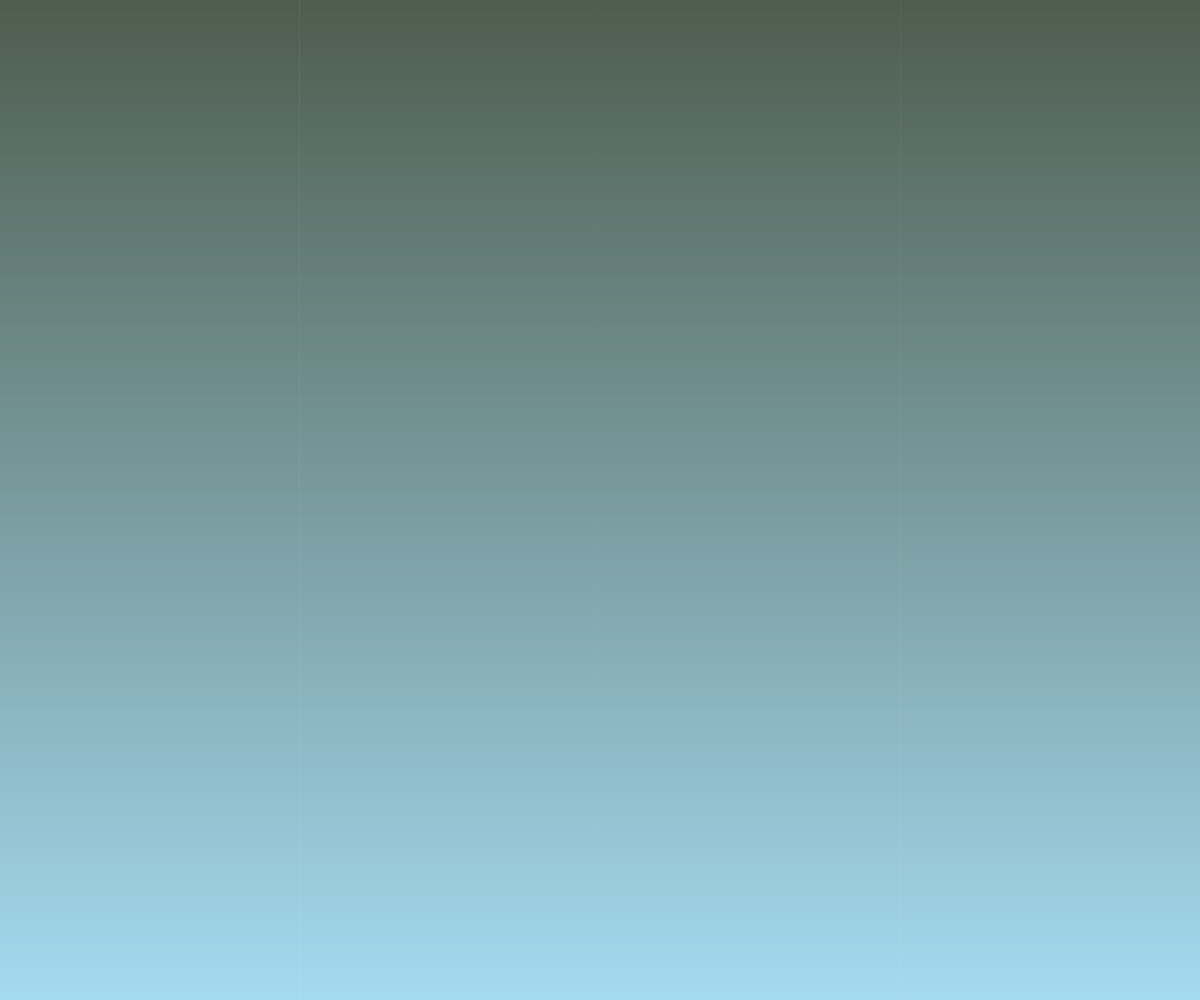
Frame 1 (no input)
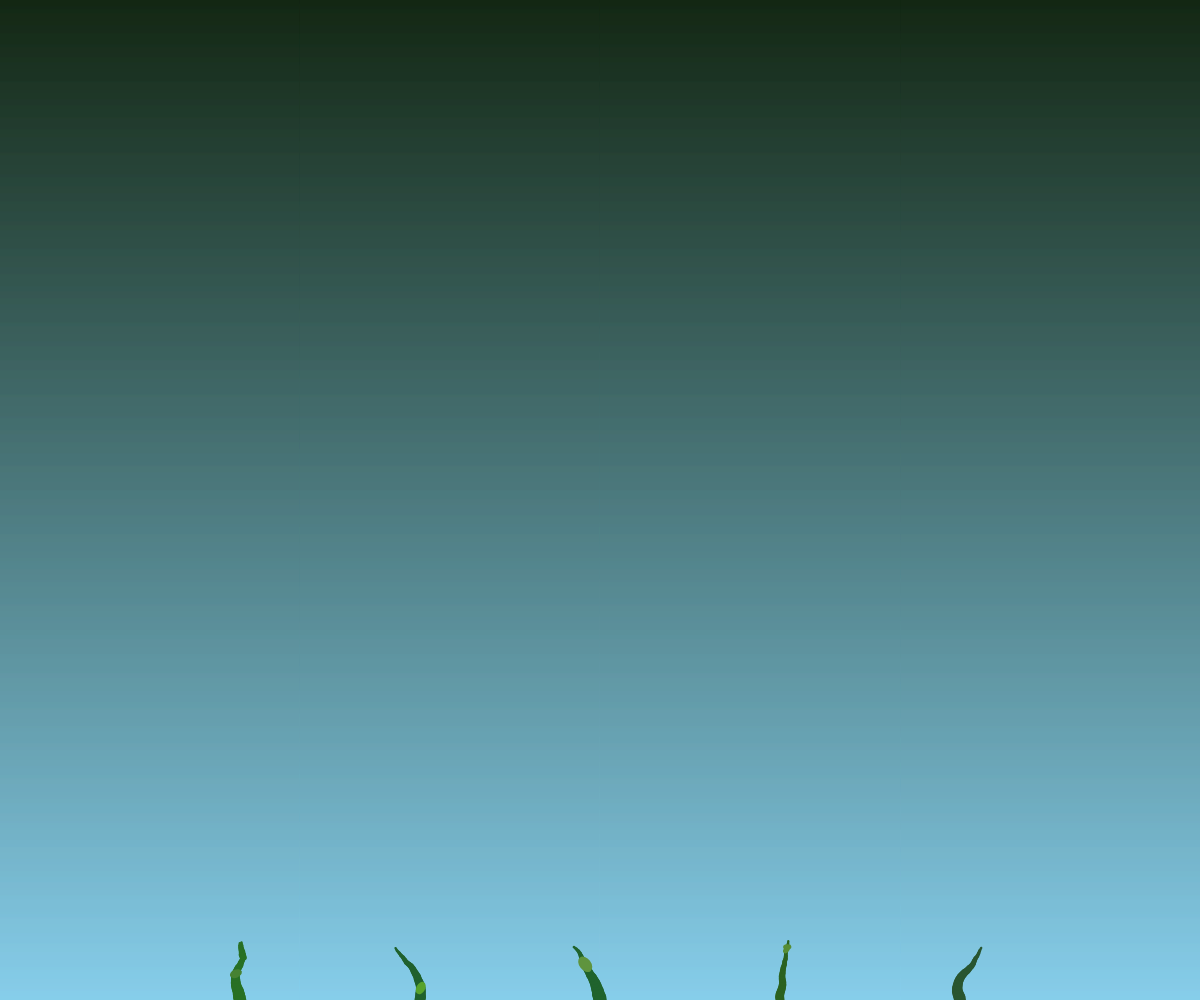
Frame 60 (no input)
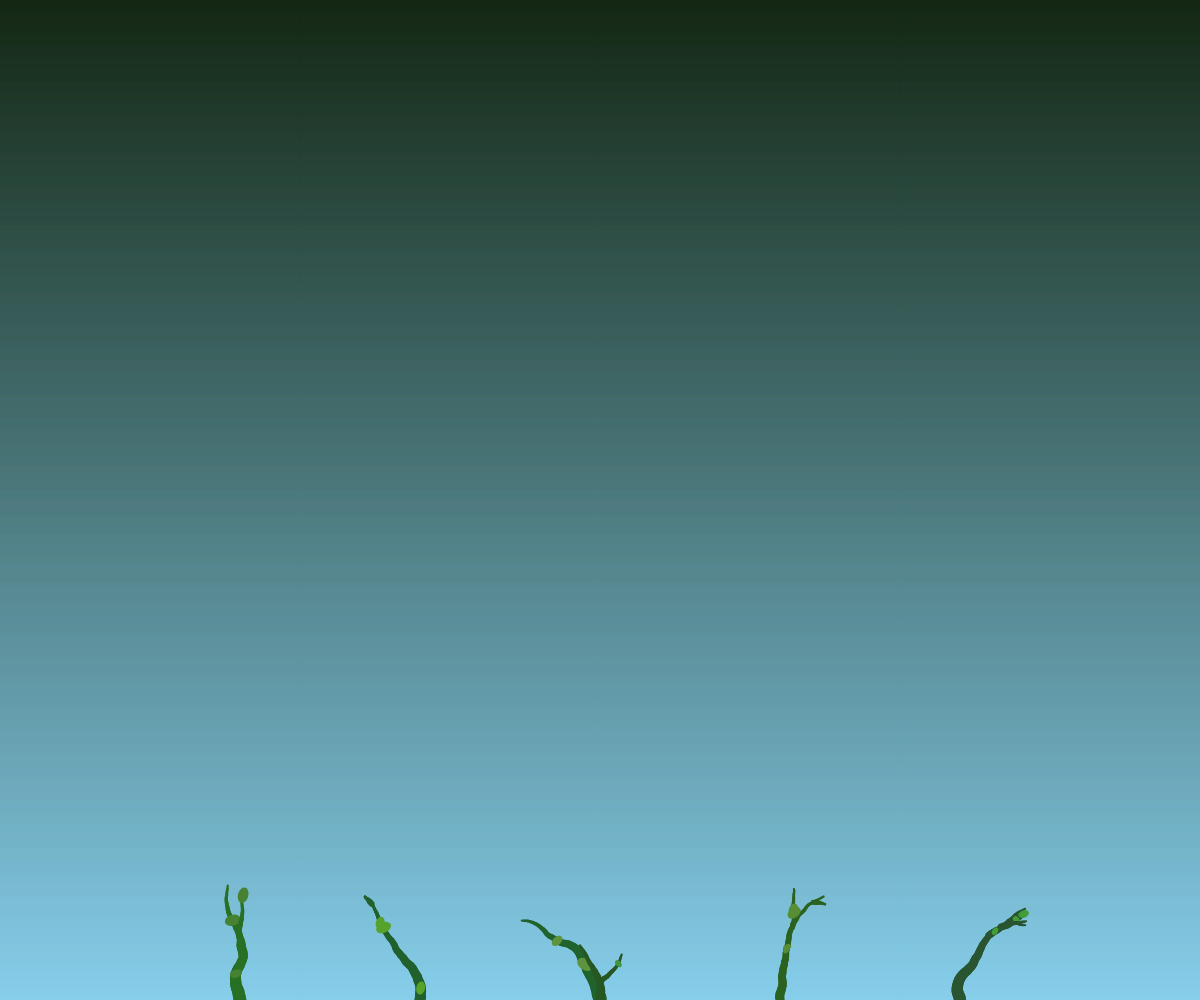
Frame 120 (the mouse pressed at the canvas centre since frame 60)

The p5.js sketch that drew these frames (run headless with seeded random() and noise() and a simulated clock; from frame 60 on, the mouse is pressed at the canvas centre):

// p5.js sketch
// ── sketch.js
// Growing Vines Sketch
let vines = [];
let vineCount = 5;
let backgroundColor;

function setup() {
  createCanvas(windowWidth, windowHeight);

  // Create a gradient background
  backgroundColor = createBackground();

  // Initialize vines with different starting positions
  for (let i = 0; i < vineCount; i++) {
    let startX = map(i, 0, vineCount - 1, width * 0.2, width * 0.8);
    vines.push(new Vine(startX, height));
  }
}

function draw() {
  // Draw gradient background
  image(backgroundColor, 0, 0);

  // Update and draw all vines
  for (let vine of vines) {
    vine.grow();
    vine.display();
  }
}

function windowResized() {
  resizeCanvas(windowWidth, windowHeight);
  backgroundColor = createBackground();
  // Reset vines on resize
  vines = [];
  for (let i = 0; i < vineCount; i++) {
    let startX = map(i, 0, vineCount - 1, width * 0.2, width * 0.8);
    vines.push(new Vine(startX, height));
  }
}

function createBackground() {
  let bg = createGraphics(width, height);
  bg.noFill();

  // Create gradient from dark green at bottom to light blue at top
  for (let y = 0; y <= height; y++) {
    let alpha = map(y, 0, height, 0, 1);
    let r = lerp(20, 135, alpha);
    let g = lerp(40, 206, alpha);
    let b = lerp(20, 235, alpha);
    bg.stroke(r, g, b);
    bg.line(0, y, width, y);
  }

  return bg;
}

class Vine {
  constructor(startX, startY) {
    this.segments = [];
    this.segments.push(createVector(startX, startY));

    this.angle = -PI/2; // Start growing upward
    this.angleVariation = 0.25; // More curves!
    this.segmentLength = 3;
    this.thickness = random(8, 15);
    this.growthRate = random(0.3, 0.8);
    this.maxLength = random(200, 350); // Much taller!
    this.growing = true;

    // Branching properties
    this.branches = [];
    this.branchChance = 0.02;
    this.maxBranches = 3;

    // Leaf properties
    this.leaves = [];
    this.leafChance = 0.05;

    // Color variation
    this.baseColor = color(random(30, 60), random(80, 120), random(30, 50));
    this.leafColor = color(random(60, 100), random(120, 180), random(40, 80));
  }

  grow() {
    if (!this.growing) return;

    if (frameCount % 3 == 0) { // Slow down growth
      if (this.segments.length < this.maxLength) {
        let lastSegment = this.segments[this.segments.length - 1];

        // Add some organic curve to the growth
        this.angle += random(-this.angleVariation, this.angleVariation);

        // Slight upward bias (less bias = more curves)
        this.angle = lerp(this.angle, -PI/2, 0.01);

        // Calculate new segment position
        let newX = lastSegment.x + cos(this.angle) * this.segmentLength;
        let newY = lastSegment.y + sin(this.angle) * this.segmentLength;

        // Keep vine within canvas bounds
        if (newX > 0 && newX < width && newY > 0) {
          this.segments.push(createVector(newX, newY));

          // Chance to create a branch
          if (random() < this.branchChance && this.branches.length < this.maxBranches) {
            this.createBranch(newX, newY);
          }

          // Chance to create a leaf
          if (random() < this.leafChance) {
            this.createLeaf(newX, newY);
          }
        } else {
          this.growing = false;
        }
      } else {
        this.growing = false;
      }
    }

    // Update branches
    for (let branch of this.branches) {
      branch.grow();
    }
  }

  createBranch(x, y) {
    let branch = new Vine(x, y);
    branch.angle = this.angle + random(-PI/3, PI/3);
    branch.thickness = this.thickness * 0.6;
    branch.maxLength = this.maxLength * 0.5;
    branch.segmentLength = this.segmentLength * 0.8;
    branch.baseColor = this.baseColor;
    branch.leafColor = this.leafColor;
    this.branches.push(branch);
  }

  createLeaf(x, y) {
    this.leaves.push({
      pos: createVector(x, y),
      size: random(5, 12),
      angle: random(TWO_PI),
      sway: random(0.01, 0.03)
    });
  }

  display() {
    // Draw vine segments
    if (this.segments.length > 1) {
      strokeCap(ROUND);
      noFill();

      for (let i = 1; i < this.segments.length; i++) {
        let thickness = map(i, 0, this.segments.length, this.thickness, 2);
        stroke(this.baseColor);
        strokeWeight(thickness);

        line(this.segments[i-1].x, this.segments[i-1].y,
             this.segments[i].x, this.segments[i].y);
      }
    }

    // Draw leaves
    fill(this.leafColor);
    noStroke();
    for (let leaf of this.leaves) {
      push();
      translate(leaf.pos.x, leaf.pos.y);
      rotate(leaf.angle + sin(frameCount * leaf.sway) * 0.3);
      ellipse(0, 0, leaf.size, leaf.size * 1.5);
      pop();
    }

    // Draw branches
    for (let branch of this.branches) {
      branch.display();
    }
  }
}

// Click to add a new vine at mouse position
function mousePressed() {
  if (mouseY > height * 0.3) { // Only allow vines in lower portion
    vines.push(new Vine(mouseX, height));
  }
}

// Press 'r' to reset and start over
function keyPressed() {
  if (key === 'r' || key === 'R') {
    vines = [];
    for (let i = 0; i < vineCount; i++) {
      let startX = map(i, 0, vineCount - 1, width * 0.2, width * 0.8);
      vines.push(new Vine(startX, height));
    }
  }
}
